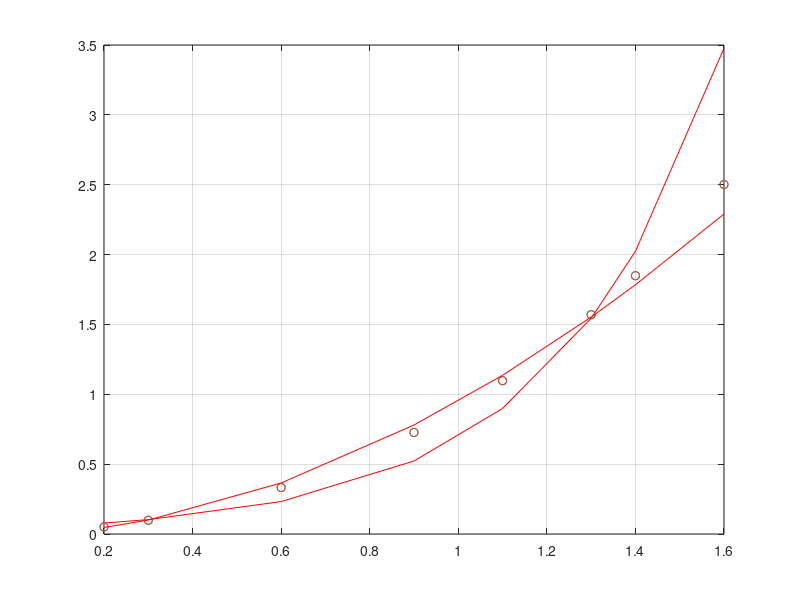

This figure's MATLAB source:
%% Exponenciales
clear all; 
% 
% x = [4.0 4.2 4.5 4.7 5.1 5.5 5.9 6.3 6.8];
% y = [102.56 113.18 130.11 142.05 167.53 195.14 224.87 256.73 299.50];
x= [0.2 0.3 0.6 0.9 1.1 1.3 1.4 1.6];
y = [0.050446 0.098426 0.33277 0.72660 1.0972 1.5697 1.8487 2.5015];
 
 polinomio=polyfit(x,log(y),1)
 xp1= x;
 B1=polinomio(1);
 A1= exp(polinomio(2));
n = length(x);
for i=1:n
 yp1(i)=A1*(exp(B1*x(i)));
end 
% 
plot(x,y,'o'), hold on, 
plot(x,yp1,'red')
   grid on;
   Error = rms(yp1-y)
%%
%Potenciales
%  x = [4.0 4.2 4.5 4.7 5.1 5.5 5.9 6.3 6.8 7.1];
%  y = [102.56 113.18 130.11 142.05 167.53 195.14 224.87 256.73 299.50 326.72];
x= [0.2 0.3 0.6 0.9 1.1 1.3 1.4 1.6];
y = [0.050446 0.098426 0.33277 0.72660 1.0972 1.5697 1.8487 2.5015];
polinom=polyfit(log(x),log(y),1);
%xp= 0.01:0.01:10;
A=exp(polinom(2))
B=polinom(1)
yp=A*x.^B;
Error = rms(yp-y)
plot(x,y,'o'), hold on, plot(x,yp,'red'), grid on;